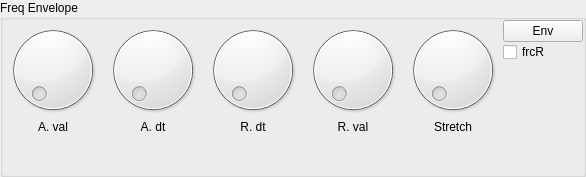
    <widget class="GroupBox" name="frequencyEnvelope">
     <property name="title">
      <string>Freq Envelope</string>
     </property>
     <property name="controlId" stdset="0">
      <string>FREQUENCY_ENVELOPE</string>
     </property>
     <layout class="QGridLayout" name="gridLayout_6">
      <property name="margin">
       <number>0</number>
      </property>
      <property name="spacing">
       <number>0</number>
      </property>
      <item row="0" column="0">
       <widget class="Dial" name="a_dt_4">
        <property name="sizePolicy">
         <sizepolicy hsizetype="Preferred" vsizetype="Preferred">
          <horstretch>0</horstretch>
          <verstretch>0</verstretch>
         </sizepolicy>
        </property>
        <property name="controlId" stdset="0">
         <string>A_val</string>
        </property>
       </widget>
      </item>
      <item row="0" column="1">
       <widget class="Dial" name="d_dt_3">
        <property name="sizePolicy">
         <sizepolicy hsizetype="Preferred" vsizetype="Preferred">
          <horstretch>0</horstretch>
          <verstretch>0</verstretch>
         </sizepolicy>
        </property>
        <property name="controlId" stdset="0">
         <string>A_dt</string>
        </property>
       </widget>
      </item>
      <item row="0" column="2">
       <widget class="Dial" name="s_val_3">
        <property name="sizePolicy">
         <sizepolicy hsizetype="Preferred" vsizetype="Preferred">
          <horstretch>0</horstretch>
          <verstretch>0</verstretch>
         </sizepolicy>
        </property>
        <property name="controlId" stdset="0">
         <string>R_dt</string>
        </property>
       </widget>
      </item>
      <item row="0" column="4">
       <widget class="Dial" name="stretch_4">
        <property name="sizePolicy">
         <sizepolicy hsizetype="Preferred" vsizetype="Preferred">
          <horstretch>0</horstretch>
          <verstretch>0</verstretch>
         </sizepolicy>
        </property>
        <property name="controlId" stdset="0">
         <string>env_stretch</string>
        </property>
       </widget>
      </item>
      <item row="1" column="0">
       <widget class="QLabel" name="label_46">
        <property name="text">
         <string>A. val</string>
        </property>
        <property name="alignment">
         <set>Qt::AlignCenter</set>
        </property>
       </widget>
      </item>
      <item row="1" column="1">
       <widget class="QLabel" name="label_44">
        <property name="text">
         <string>A. dt</string>
        </property>
        <property name="alignment">
         <set>Qt::AlignCenter</set>
        </property>
       </widget>
      </item>
      <item row="1" column="2">
       <widget class="QLabel" name="label_63">
        <property name="text">
         <string>R. dt</string>
        </property>
        <property name="alignment">
         <set>Qt::AlignCenter</set>
        </property>
       </widget>
      </item>
      <item row="1" column="3">
       <widget class="QLabel" name="label_45">
        <property name="text">
         <string>R. val</string>
        </property>
        <property name="alignment">
         <set>Qt::AlignCenter</set>
        </property>
       </widget>
      </item>
      <item row="1" column="4">
       <widget class="QLabel" name="label_43">
        <property name="text">
         <string>Stretch</string>
        </property>
        <property name="alignment">
         <set>Qt::AlignCenter</set>
        </property>
       </widget>
      </item>
      <item row="0" column="5">
       <widget class="QWidget" name="widget_3" native="true">
        <layout class="QVBoxLayout" name="verticalLayout_2">
         <property name="spacing">
          <number>0</number>
         </property>
         <property name="margin">
          <number>0</number>
         </property>
         <item>
          <widget class="QPushButton" name="pushButton_4">
           <property name="text">
            <string>Env</string>
           </property>
          </widget>
         </item>
         <item>
          <widget class="CheckBox" name="checkBox_4">
           <property name="text">
            <string>frcR</string>
           </property>
           <property name="controlId" stdset="0">
            <string>forced_release</string>
           </property>
          </widget>
         </item>
         <item>
          <spacer name="verticalSpacer_12">
           <property name="orientation">
            <enum>Qt::Vertical</enum>
           </property>
           <property name="sizeHint" stdset="0">
            <size>
             <width>20</width>
             <height>40</height>
            </size>
           </property>
          </spacer>
         </item>
        </layout>
       </widget>
      </item>
      <item row="0" column="3">
       <widget class="Dial" name="r_dt_3">
        <property name="sizePolicy">
         <sizepolicy hsizetype="Preferred" vsizetype="Preferred">
          <horstretch>0</horstretch>
          <verstretch>0</verstretch>
         </sizepolicy>
        </property>
        <property name="controlId" stdset="0">
         <string>R_val</string>
        </property>
       </widget>
      </item>
      <item row="2" column="3">
       <spacer name="verticalSpacer_7">
        <property name="orientation">
         <enum>Qt::Vertical</enum>
        </property>
        <property name="sizeHint" stdset="0">
         <size>
          <width>20</width>
          <height>40</height>
         </size>
        </property>
       </spacer>
      </item>
     </layout>
    </widget>
